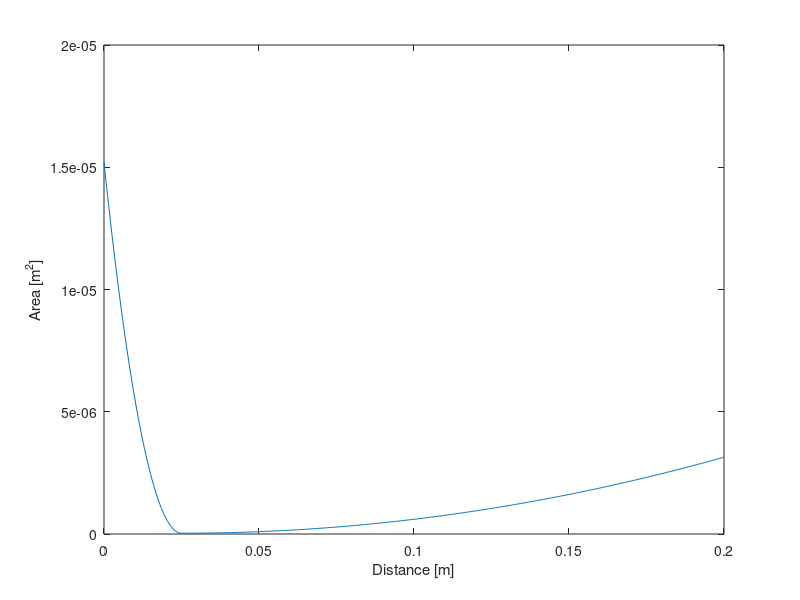

Recreate this plot in MATLAB.
%Return x and A of nozzle design 1
%currently a test case
%Author: Austin Andrews, 7/27/20
%Project: MURI
%http://www.aerorocket.com/Nozzle/Validate/Validate.html

function [x, A, A_star,ThroatLoc] = getNozzle5()
    resolution = 400; 
    x = linspace(0,20e-2,resolution); % in [m]
    A_star =  pi*(0.2e-3)^2/4; %throat size in [m]
    A = x*0.0;
    ThroatLoc = 25e-3;
    Ainlet = 4.4e-3^2*pi/4;
    Aoutlet = 2.0e-3^2*pi/4;
    A1 = (Ainlet-A_star)/((ThroatLoc^2));
    A2 = (Aoutlet-A_star)/((max(x)-ThroatLoc)^2);
    A(x > ThroatLoc) = A2*(x(x > ThroatLoc)-ThroatLoc).^2 + A_star; 
    A(or(x <ThroatLoc,x == ThroatLoc)) = A1*(x(or(x <ThroatLoc,x == ThroatLoc))-ThroatLoc).^2 + A_star;
    %debug
    figure
    plot(x,A)
    xlabel('Distance [m]')
    ylabel('Area [m^2]')
end 